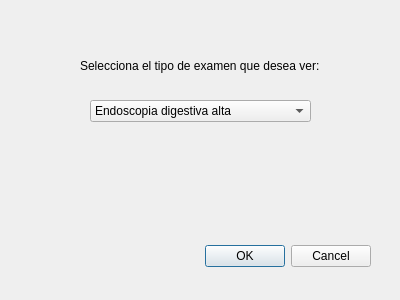
<?xml version="1.0" encoding="UTF-8"?>
<ui version="4.0">
 <class>Dialog</class>
 <widget class="QDialog" name="Dialog">
  <property name="geometry">
   <rect>
    <x>0</x>
    <y>0</y>
    <width>400</width>
    <height>300</height>
   </rect>
  </property>
  <property name="windowTitle">
   <string>Dialog</string>
  </property>
  <widget class="QDialogButtonBox" name="buttonBox">
   <property name="geometry">
    <rect>
     <x>30</x>
     <y>240</y>
     <width>341</width>
     <height>32</height>
    </rect>
   </property>
   <property name="orientation">
    <enum>Qt::Horizontal</enum>
   </property>
   <property name="standardButtons">
    <set>QDialogButtonBox::Cancel|QDialogButtonBox::Ok</set>
   </property>
  </widget>
  <widget class="QLabel" name="selecciona_2">
   <property name="geometry">
    <rect>
     <x>80</x>
     <y>40</y>
     <width>281</width>
     <height>51</height>
    </rect>
   </property>
   <property name="text">
    <string>Selecciona el tipo de examen que desea ver:</string>
   </property>
  </widget>
  <widget class="QComboBox" name="tipo_exam">
   <property name="geometry">
    <rect>
     <x>90</x>
     <y>100</y>
     <width>221</width>
     <height>22</height>
    </rect>
   </property>
   <item>
    <property name="text">
     <string>Endoscopia digestiva alta</string>
    </property>
   </item>
   <item>
    <property name="text">
     <string>Ecoendoscopia</string>
    </property>
   </item>
   <item>
    <property name="text">
     <string>Colonoscopía</string>
    </property>
   </item>
  </widget>
 </widget>
 <resources/>
 <connections>
  <connection>
   <sender>buttonBox</sender>
   <signal>accepted()</signal>
   <receiver>Dialog</receiver>
   <slot>accept()</slot>
   <hints>
    <hint type="sourcelabel">
     <x>248</x>
     <y>254</y>
    </hint>
    <hint type="destinationlabel">
     <x>157</x>
     <y>274</y>
    </hint>
   </hints>
  </connection>
  <connection>
   <sender>buttonBox</sender>
   <signal>rejected()</signal>
   <receiver>Dialog</receiver>
   <slot>reject()</slot>
   <hints>
    <hint type="sourcelabel">
     <x>316</x>
     <y>260</y>
    </hint>
    <hint type="destinationlabel">
     <x>286</x>
     <y>274</y>
    </hint>
   </hints>
  </connection>
 </connections>
</ui>
